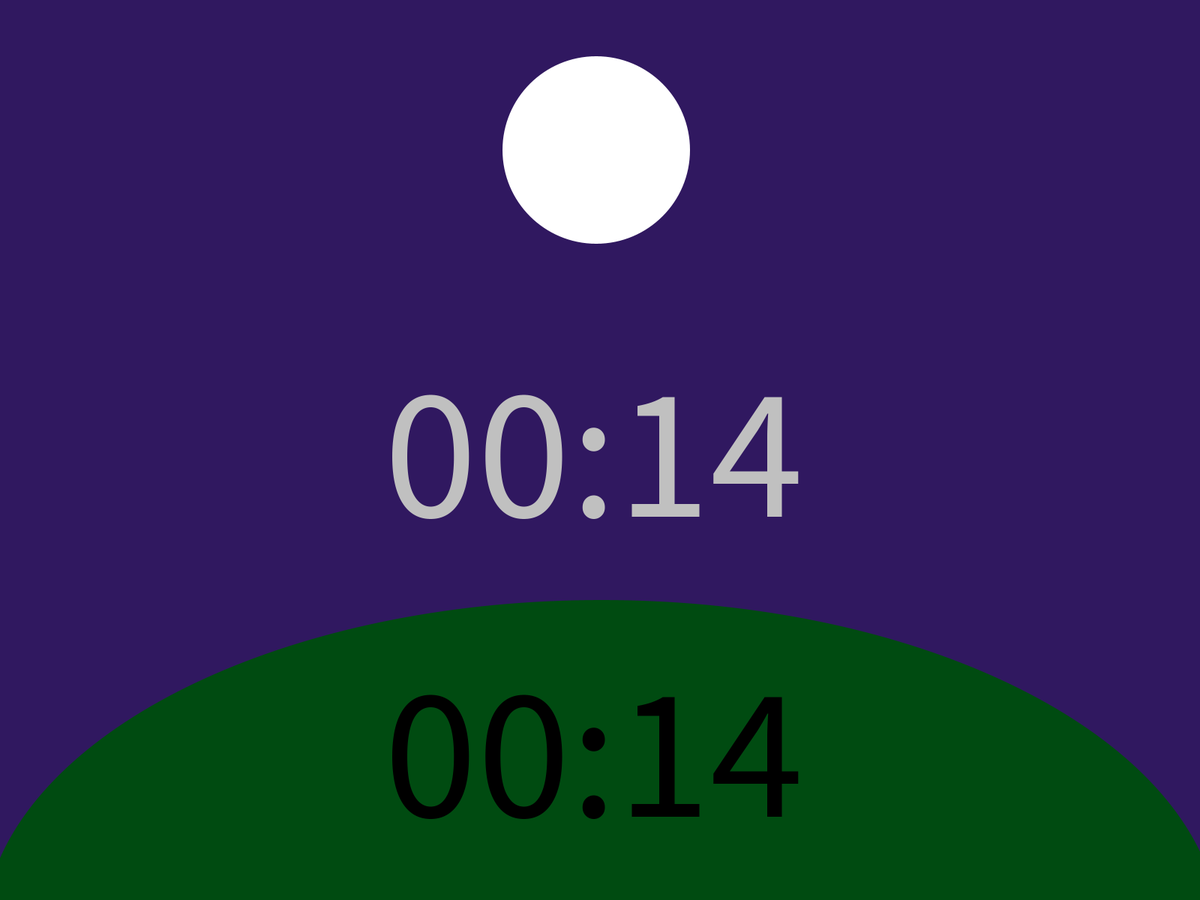
Frame 1 (no input)
Frame 60 (the mouse pressed at the canvas centre just before this capture): identical to frame 1, image omitted
Frame 120 (the mouse held since frame 60 and released just before this capture): identical to frame 1, image omitted

The Processing sketch that drew this single still picture (run headless with seeded random() and noise(); from frame 60 on, the mouse is pressed at the canvas centre):

// Processing sketch: ClockV1_8
// ── ClockV1_8.pde

float x;
float y;
float h1; //height
float w;
//float x1;
//float y1;


void setup() {
  fullScreen();

  x = 0;
  y = 0;
  h1 = height/24;
  w = width/24;

  println (width);
  println (height);
}



void draw() {

  int m = minute();
  int h = hour();
  int s = second();

  if ((h>17) || (h<7)) {    //Make background night sky color  
    background (48, 24, 96);
  } else {
    background(135, 206, 235);
  }
  // Adds a 0 to minutes & hours when less than 10.
  String om = "";
  if (m<10) {
    om = "0";
  } else {
    om = "";
  }
  String oh = "";
  if (h<10) {
    oh = "0";
  } else {
    oh = "";
  }

  //Clock
  String t = oh + h + ":" + om + m;
  textSize(250);
  if ((h>17) || (h<7)) {    //Changes Clock from white to silver for night
    fill (192, 192, 192); 
  } 
  else {
    fill(255, 255, 255);
  }
  textAlign(CENTER, CENTER);
  text(t, x+(w*12), y+(h1*12));

//Grass
  if ((h>17) || (h<7)) {      //change arc color for night. 
    fill (0, 75, 17);
  } else {
    fill(1, 166, 17);
  }
  noStroke();
  arc(x+(w*12+10), y+h1*25, x+(w*25), y+h1*18, PI, 2*PI);

  //Shadow
  textSize(250);
  textAlign(CENTER, CENTER);
    if ((h>6) && (h<12) || (h>19 && h<24)) {
    translate (x+w*8, y+0);
  }
  if ((h>3) && (h<7) || (h>15) && (h<20)) {
    translate (x-w*8, y+0);
  }
  fill(0);
  text(t, x+w*12, y+h1*20);

 
  //Sun/Moon & rotation
  //float x1;
  //float y1;
  //float x1 = map(second(), 15, 45, TWO_PI, 0)+PI;
  //float y1 = map(second(), 15, 45, TWO_PI, 0)+PI;

  //x1 = cos(s)*(w*12)+width/2-PI;
  //y1 = sin(s)*(h1*12)+(h1*12)-PI;

  if ((h>17) || (h<7)) {
    fill (255, 255, 255);     //turns sun to moon.
  } else {
    fill (249, 250, 87);
  }
  // ellipse (x+w*12, y+h1*4, 250, 250); 
  // ellipse (x+w*20, y+h1*8, 250, 250);
  if ((h>11) || (h<16) && (h>=0 || h<4)) {
    translate (x+w*8, y-h1*4);
  }
  if ((h>3) || (h<7) && (h>15) || (h<20)) {
    translate (CENTER, y+0);
  }
  
  ellipse (x+w*4, y+h1*8, 250, 250);
}
